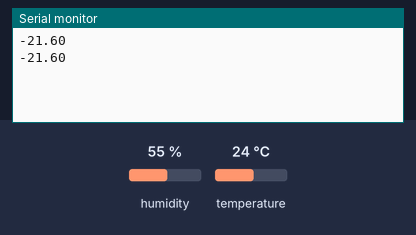
Simulated run of this sketch. Board: Arduino Uno, built with avr-gcc and run on an emulated ATmega328P. On the bench: the last lines printed to the serial monitor. Wiring (inferred from the names in the program): AHT10/20 sensor at I2C address 0x38. Inputs (shaded band) come from the test bench; at power-on: humidity 55 %, temperature 24 °C.

Above: at 1.9 s.
2.0 s: humidity set to 22 %
At 3.1 s:
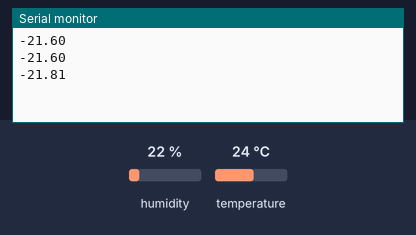
3.5 s: humidity set to 40 %
At 5.1 s:
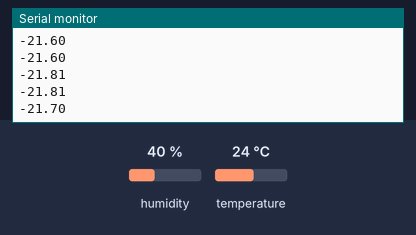
Timing chart, 0 to 6.6 s (numbered marks = the images above; inputs shaded):
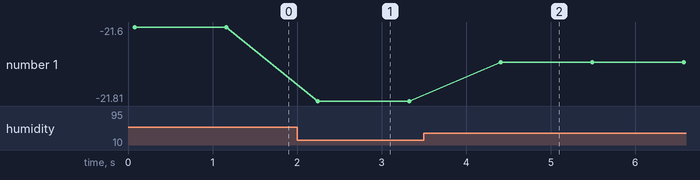

The sketch:

Using_AHT21B.ino
```cpp
#include <Wire.h>

#define AHT21B_ADDRESS 0x38 // I2C address of the AHT21B sensor
#define SAMPLE_RATE 1.0 // Sample rate in seconds

float temperatureValues[100]; // Array to store temperature values
int temperatureIndex = 0; // Index to keep track of the current temperature value

void setup() {
  Serial.begin(9600); // Initialize serial communication
  Wire.begin(); // Initialize the I2C bus
}

void loop() {
  float temperature = readTemperature(); // Read temperature from the sensor
  Serial.println(temperature);
  temperatureValues[temperatureIndex] = temperature; // Store temperature in the array
  temperatureIndex = (temperatureIndex + 1) % 60; // Increment temperature index (with wrap-around)


  if (temperatureIndex == 0) {
    float respiratoryRate = calculateRespiratoryRate(temperatureValues, SAMPLE_RATE); // Calculate respiratory rate
    Serial.print("Respiratory Rate: ");
    Serial.print(respiratoryRate);
    Serial.println(" breaths per minute");
  }

  delay(1000); // Delay for 1 second
}

float readTemperature() {
  Wire.beginTransmission(AHT21B_ADDRESS);
  Wire.write(0xAC); // Command to trigger temperature measurement
  Wire.write(0x33); // Checksum value
  Wire.endTransmission();

  delay(80); // Wait for temperature measurement to complete

  Wire.beginTransmission(AHT21B_ADDRESS);
  Wire.write(0xA8); // Command to read temperature
  Wire.write(0x00); // Data length = 0
  Wire.endTransmission(false);

  Wire.requestFrom(AHT21B_ADDRESS, 3);
  if (Wire.available() == 3) {
    uint16_t rawTemperature = Wire.read() << 8;
    rawTemperature |= Wire.read();

    float temperature = ((rawTemperature >> 2) * 165.0 / 16383.0) - 40.0;
    return temperature;
  }

  return -1.0; // Return error value if temperature reading fails
}

float calculateRespiratoryRate(float temperatureValues[], float sampleRate) {
  float threshold = 0.12; // Threshold to detect breaths, adjust as needed
  int breathCount = 0;
  float previousTemp = temperatureValues[0];

  for (int i = 1; i < 60; i++) {
    float temperature = temperatureValues[i];
    float difference = temperature - previousTemp;
    if (difference > threshold) {
      breathCount++;
    }
    previousTemp = temperature;
  }

  float respiratoryRate = (breathCount / 100.0) / sampleRate * 60.0; // Calculate respiratory rate
  return respiratoryRate;
}
```

Measured:
- after the input at 2.0 s, the serial monitor: prints a new line after 0.24 s (image 1)
- after the input at 3.5 s, the serial monitor: prints a new line after 0.91 s (image 2)
- plotted number 1: -21.6 → -21.81 after the input at 2.0 s, -21.81 → -21.7 after the input at 3.5 s
